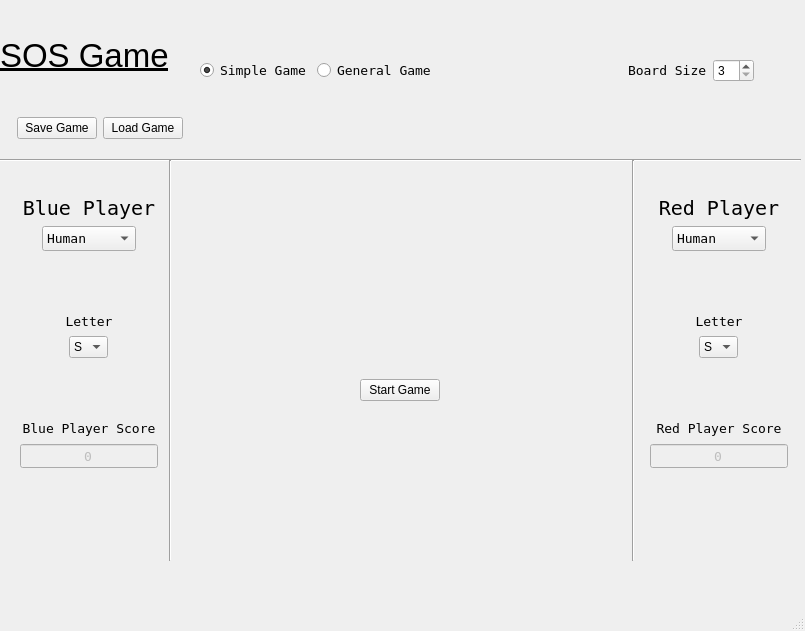
<?xml version="1.0" encoding="UTF-8"?>
<ui version="4.0">
 <class>MainWindow</class>
 <widget class="QMainWindow" name="MainWindow">
  <property name="geometry">
   <rect>
    <x>0</x>
    <y>0</y>
    <width>805</width>
    <height>631</height>
   </rect>
  </property>
  <property name="windowTitle">
   <string>MainWindow</string>
  </property>
  <widget class="QWidget" name="centralwidget">
   <widget class="QWidget" name="verticalLayoutWidget">
    <property name="geometry">
     <rect>
      <x>20</x>
      <y>140</y>
      <width>138</width>
      <height>441</height>
     </rect>
    </property>
    <layout class="QVBoxLayout" name="bluePlayerLayout">
     <property name="sizeConstraint">
      <enum>QLayout::SetMinimumSize</enum>
     </property>
     <item>
      <spacer name="verticalSpacer">
       <property name="orientation">
        <enum>Qt::Vertical</enum>
       </property>
       <property name="sizeHint" stdset="0">
        <size>
         <width>20</width>
         <height>40</height>
        </size>
       </property>
      </spacer>
     </item>
     <item>
      <widget class="QLabel" name="blueLabel">
       <property name="font">
        <font>
         <family>Terminal</family>
         <pointsize>15</pointsize>
        </font>
       </property>
       <property name="text">
        <string>Blue Player</string>
       </property>
       <property name="alignment">
        <set>Qt::AlignCenter</set>
       </property>
      </widget>
     </item>
     <item alignment="Qt::AlignHCenter">
      <widget class="QComboBox" name="bluePlayerComboBox">
       <property name="font">
        <font>
         <family>Terminal</family>
         <pointsize>10</pointsize>
        </font>
       </property>
       <property name="maxVisibleItems">
        <number>2</number>
       </property>
       <item>
        <property name="text">
         <string>Human</string>
        </property>
       </item>
       <item>
        <property name="text">
         <string>Computer</string>
        </property>
       </item>
      </widget>
     </item>
     <item>
      <spacer name="verticalSpacer_3">
       <property name="orientation">
        <enum>Qt::Vertical</enum>
       </property>
       <property name="sizeHint" stdset="0">
        <size>
         <width>20</width>
         <height>40</height>
        </size>
       </property>
      </spacer>
     </item>
     <item>
      <widget class="QLabel" name="redLetterLabel">
       <property name="font">
        <font>
         <family>Terminal</family>
         <pointsize>10</pointsize>
        </font>
       </property>
       <property name="text">
        <string>Letter</string>
       </property>
       <property name="alignment">
        <set>Qt::AlignCenter</set>
       </property>
      </widget>
     </item>
     <item alignment="Qt::AlignHCenter">
      <widget class="QComboBox" name="blueLetterComboBox">
       <item>
        <property name="text">
         <string>S</string>
        </property>
       </item>
       <item>
        <property name="text">
         <string>O</string>
        </property>
       </item>
      </widget>
     </item>
     <item>
      <spacer name="verticalSpacer_13">
       <property name="orientation">
        <enum>Qt::Vertical</enum>
       </property>
       <property name="sizeHint" stdset="0">
        <size>
         <width>20</width>
         <height>40</height>
        </size>
       </property>
      </spacer>
     </item>
     <item>
      <widget class="QLabel" name="blueScoreLabel">
       <property name="font">
        <font>
         <family>Terminal</family>
         <pointsize>10</pointsize>
        </font>
       </property>
       <property name="text">
        <string>Blue Player Score</string>
       </property>
       <property name="alignment">
        <set>Qt::AlignCenter</set>
       </property>
      </widget>
     </item>
     <item>
      <widget class="QSpinBox" name="blueScoreSpinBox">
       <property name="enabled">
        <bool>false</bool>
       </property>
       <property name="font">
        <font>
         <family>Terminal</family>
         <pointsize>10</pointsize>
        </font>
       </property>
       <property name="alignment">
        <set>Qt::AlignCenter</set>
       </property>
       <property name="buttonSymbols">
        <enum>QAbstractSpinBox::NoButtons</enum>
       </property>
      </widget>
     </item>
     <item>
      <spacer name="verticalSpacer_2">
       <property name="orientation">
        <enum>Qt::Vertical</enum>
       </property>
       <property name="sizeHint" stdset="0">
        <size>
         <width>20</width>
         <height>40</height>
        </size>
       </property>
      </spacer>
     </item>
     <item>
      <spacer name="verticalSpacer_9">
       <property name="orientation">
        <enum>Qt::Vertical</enum>
       </property>
       <property name="sizeHint" stdset="0">
        <size>
         <width>20</width>
         <height>40</height>
        </size>
       </property>
      </spacer>
     </item>
    </layout>
   </widget>
   <widget class="QWidget" name="verticalLayoutWidget_2">
    <property name="geometry">
     <rect>
      <x>650</x>
      <y>140</y>
      <width>138</width>
      <height>441</height>
     </rect>
    </property>
    <layout class="QVBoxLayout" name="redPlayerLayout">
     <item>
      <spacer name="verticalSpacer_12">
       <property name="orientation">
        <enum>Qt::Vertical</enum>
       </property>
       <property name="sizeHint" stdset="0">
        <size>
         <width>20</width>
         <height>40</height>
        </size>
       </property>
      </spacer>
     </item>
     <item>
      <widget class="QLabel" name="redLabel">
       <property name="font">
        <font>
         <family>Terminal</family>
         <pointsize>15</pointsize>
        </font>
       </property>
       <property name="text">
        <string>Red Player</string>
       </property>
       <property name="alignment">
        <set>Qt::AlignCenter</set>
       </property>
      </widget>
     </item>
     <item alignment="Qt::AlignHCenter">
      <widget class="QComboBox" name="redPlayerComboBox">
       <property name="font">
        <font>
         <family>Terminal</family>
         <pointsize>10</pointsize>
        </font>
       </property>
       <property name="maxVisibleItems">
        <number>2</number>
       </property>
       <item>
        <property name="text">
         <string>Human</string>
        </property>
       </item>
       <item>
        <property name="text">
         <string>Computer</string>
        </property>
       </item>
      </widget>
     </item>
     <item>
      <spacer name="verticalSpacer_4">
       <property name="orientation">
        <enum>Qt::Vertical</enum>
       </property>
       <property name="sizeHint" stdset="0">
        <size>
         <width>20</width>
         <height>40</height>
        </size>
       </property>
      </spacer>
     </item>
     <item>
      <widget class="QLabel" name="blueLetterLabel">
       <property name="font">
        <font>
         <family>Terminal</family>
         <pointsize>10</pointsize>
        </font>
       </property>
       <property name="text">
        <string>Letter</string>
       </property>
       <property name="alignment">
        <set>Qt::AlignCenter</set>
       </property>
      </widget>
     </item>
     <item alignment="Qt::AlignHCenter">
      <widget class="QComboBox" name="redLetterComboBox">
       <item>
        <property name="text">
         <string>S</string>
        </property>
       </item>
       <item>
        <property name="text">
         <string>O</string>
        </property>
       </item>
      </widget>
     </item>
     <item>
      <spacer name="verticalSpacer_15">
       <property name="orientation">
        <enum>Qt::Vertical</enum>
       </property>
       <property name="sizeHint" stdset="0">
        <size>
         <width>20</width>
         <height>40</height>
        </size>
       </property>
      </spacer>
     </item>
     <item>
      <widget class="QLabel" name="redScoreLabel">
       <property name="font">
        <font>
         <family>Terminal</family>
         <pointsize>10</pointsize>
        </font>
       </property>
       <property name="text">
        <string>Red Player Score</string>
       </property>
       <property name="alignment">
        <set>Qt::AlignCenter</set>
       </property>
      </widget>
     </item>
     <item>
      <widget class="QSpinBox" name="redScoreSpinBox">
       <property name="enabled">
        <bool>false</bool>
       </property>
       <property name="font">
        <font>
         <family>Terminal</family>
         <pointsize>10</pointsize>
        </font>
       </property>
       <property name="alignment">
        <set>Qt::AlignCenter</set>
       </property>
       <property name="buttonSymbols">
        <enum>QAbstractSpinBox::NoButtons</enum>
       </property>
      </widget>
     </item>
     <item>
      <spacer name="verticalSpacer_10">
       <property name="orientation">
        <enum>Qt::Vertical</enum>
       </property>
       <property name="sizeHint" stdset="0">
        <size>
         <width>20</width>
         <height>40</height>
        </size>
       </property>
      </spacer>
     </item>
     <item>
      <spacer name="verticalSpacer_11">
       <property name="orientation">
        <enum>Qt::Vertical</enum>
       </property>
       <property name="sizeHint" stdset="0">
        <size>
         <width>20</width>
         <height>40</height>
        </size>
       </property>
      </spacer>
     </item>
    </layout>
   </widget>
   <widget class="QWidget" name="gridLayoutWidget">
    <property name="geometry">
     <rect>
      <x>190</x>
      <y>200</y>
      <width>421</width>
      <height>381</height>
     </rect>
    </property>
    <layout class="QGridLayout" name="gameBoardGridLayout">
     <item row="0" column="0" alignment="Qt::AlignHCenter">
      <widget class="QPushButton" name="startGameButton">
       <property name="text">
        <string>Start Game</string>
       </property>
      </widget>
     </item>
    </layout>
   </widget>
   <widget class="QWidget" name="verticalLayoutWidget_3">
    <property name="geometry">
     <rect>
      <x>0</x>
      <y>0</y>
      <width>201</width>
      <height>139</height>
     </rect>
    </property>
    <layout class="QVBoxLayout" name="verticalLayout_2">
     <property name="sizeConstraint">
      <enum>QLayout::SetMinimumSize</enum>
     </property>
     <item>
      <widget class="QLabel" name="gameNameLabel">
       <property name="font">
        <font>
         <family>Tahoma</family>
         <pointsize>25</pointsize>
         <underline>true</underline>
        </font>
       </property>
       <property name="text">
        <string>SOS Game</string>
       </property>
      </widget>
     </item>
     <item>
      <layout class="QHBoxLayout" name="horizontalLayout">
       <item>
        <spacer name="horizontalSpacer_6">
         <property name="orientation">
          <enum>Qt::Horizontal</enum>
         </property>
         <property name="sizeHint" stdset="0">
          <size>
           <width>40</width>
           <height>20</height>
          </size>
         </property>
        </spacer>
       </item>
       <item>
        <widget class="QPushButton" name="saveGameButton">
         <property name="text">
          <string>Save Game</string>
         </property>
        </widget>
       </item>
       <item>
        <widget class="QPushButton" name="loadGameButton">
         <property name="text">
          <string>Load Game</string>
         </property>
        </widget>
       </item>
       <item>
        <spacer name="horizontalSpacer_7">
         <property name="orientation">
          <enum>Qt::Horizontal</enum>
         </property>
         <property name="sizeHint" stdset="0">
          <size>
           <width>40</width>
           <height>20</height>
          </size>
         </property>
        </spacer>
       </item>
      </layout>
     </item>
    </layout>
   </widget>
   <widget class="QWidget" name="horizontalLayoutWidget">
    <property name="geometry">
     <rect>
      <x>200</x>
      <y>0</y>
      <width>601</width>
      <height>141</height>
     </rect>
    </property>
    <layout class="QHBoxLayout" name="optionsLayout">
     <item>
      <widget class="QRadioButton" name="simpleGameRadioButton">
       <property name="font">
        <font>
         <family>Terminal</family>
         <pointsize>10</pointsize>
        </font>
       </property>
       <property name="text">
        <string>Simple Game</string>
       </property>
       <property name="checked">
        <bool>true</bool>
       </property>
       <attribute name="buttonGroup">
        <string notr="true">gameModeButtonGroup</string>
       </attribute>
      </widget>
     </item>
     <item>
      <widget class="QRadioButton" name="generalGameRadioButton">
       <property name="font">
        <font>
         <family>Terminal</family>
         <pointsize>10</pointsize>
        </font>
       </property>
       <property name="text">
        <string>General Game</string>
       </property>
       <attribute name="buttonGroup">
        <string notr="true">gameModeButtonGroup</string>
       </attribute>
      </widget>
     </item>
     <item>
      <spacer name="horizontalSpacer_3">
       <property name="orientation">
        <enum>Qt::Horizontal</enum>
       </property>
       <property name="sizeHint" stdset="0">
        <size>
         <width>40</width>
         <height>20</height>
        </size>
       </property>
      </spacer>
     </item>
     <item>
      <spacer name="horizontalSpacer_2">
       <property name="orientation">
        <enum>Qt::Horizontal</enum>
       </property>
       <property name="sizeHint" stdset="0">
        <size>
         <width>40</width>
         <height>20</height>
        </size>
       </property>
      </spacer>
     </item>
     <item>
      <spacer name="horizontalSpacer_4">
       <property name="orientation">
        <enum>Qt::Horizontal</enum>
       </property>
       <property name="sizeHint" stdset="0">
        <size>
         <width>40</width>
         <height>20</height>
        </size>
       </property>
      </spacer>
     </item>
     <item>
      <spacer name="horizontalSpacer_5">
       <property name="orientation">
        <enum>Qt::Horizontal</enum>
       </property>
       <property name="sizeHint" stdset="0">
        <size>
         <width>40</width>
         <height>20</height>
        </size>
       </property>
      </spacer>
     </item>
     <item>
      <widget class="QLabel" name="boardSizeLabel">
       <property name="font">
        <font>
         <family>Terminal</family>
         <pointsize>10</pointsize>
        </font>
       </property>
       <property name="text">
        <string>Board Size</string>
       </property>
      </widget>
     </item>
     <item>
      <widget class="QSpinBox" name="boardSizeSpinBox">
       <property name="minimum">
        <number>3</number>
       </property>
       <property name="maximum">
        <number>10</number>
       </property>
      </widget>
     </item>
     <item>
      <spacer name="horizontalSpacer">
       <property name="orientation">
        <enum>Qt::Horizontal</enum>
       </property>
       <property name="sizeHint" stdset="0">
        <size>
         <width>40</width>
         <height>20</height>
        </size>
       </property>
      </spacer>
     </item>
    </layout>
   </widget>
   <widget class="Line" name="line">
    <property name="geometry">
     <rect>
      <x>0</x>
      <y>150</y>
      <width>801</width>
      <height>21</height>
     </rect>
    </property>
    <property name="orientation">
     <enum>Qt::Horizontal</enum>
    </property>
   </widget>
   <widget class="Line" name="line_2">
    <property name="geometry">
     <rect>
      <x>623</x>
      <y>160</y>
      <width>20</width>
      <height>401</height>
     </rect>
    </property>
    <property name="orientation">
     <enum>Qt::Vertical</enum>
    </property>
   </widget>
   <widget class="Line" name="line_3">
    <property name="geometry">
     <rect>
      <x>160</x>
      <y>160</y>
      <width>20</width>
      <height>401</height>
     </rect>
    </property>
    <property name="orientation">
     <enum>Qt::Vertical</enum>
    </property>
   </widget>
   <widget class="QWidget" name="horizontalLayoutWidget_2">
    <property name="geometry">
     <rect>
      <x>190</x>
      <y>120</y>
      <width>421</width>
      <height>41</height>
     </rect>
    </property>
    <layout class="QHBoxLayout" name="infoLayout"/>
   </widget>
   <widget class="QWidget" name="horizontalLayoutWidget_3">
    <property name="geometry">
     <rect>
      <x>190</x>
      <y>160</y>
      <width>421</width>
      <height>41</height>
     </rect>
    </property>
    <layout class="QHBoxLayout" name="turnLayout"/>
   </widget>
  </widget>
  <widget class="QMenuBar" name="menubar">
   <property name="geometry">
    <rect>
     <x>0</x>
     <y>0</y>
     <width>805</width>
     <height>21</height>
    </rect>
   </property>
  </widget>
  <widget class="QStatusBar" name="statusbar"/>
 </widget>
 <resources/>
 <connections/>
 <buttongroups>
  <buttongroup name="gameModeButtonGroup"/>
 </buttongroups>
</ui>
